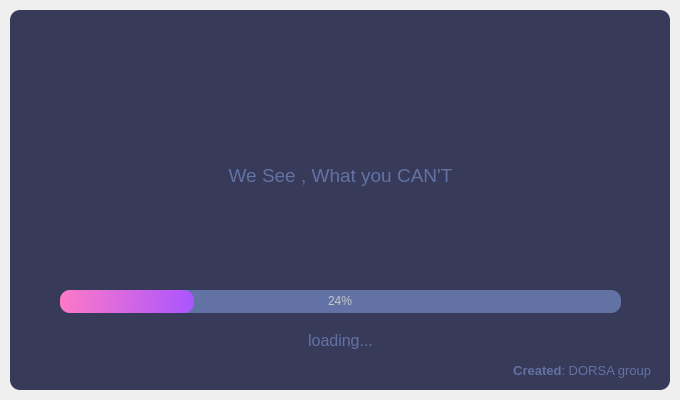
<?xml version="1.0" encoding="UTF-8"?>
<ui version="4.0">
 <class>SplashScreen</class>
 <widget class="QMainWindow" name="SplashScreen">
  <property name="geometry">
   <rect>
    <x>0</x>
    <y>0</y>
    <width>680</width>
    <height>400</height>
   </rect>
  </property>
  <property name="windowTitle">
   <string>MainWindow</string>
  </property>
  <widget class="QWidget" name="centralwidget">
   <layout class="QVBoxLayout" name="verticalLayout">
    <property name="spacing">
     <number>0</number>
    </property>
    <property name="leftMargin">
     <number>10</number>
    </property>
    <property name="topMargin">
     <number>10</number>
    </property>
    <property name="rightMargin">
     <number>10</number>
    </property>
    <property name="bottomMargin">
     <number>10</number>
    </property>
    <item>
     <widget class="QFrame" name="dropShadowFrame">
      <property name="styleSheet">
       <string notr="true">QFrame {	
	background-color: rgb(56, 58, 89);	
	color: rgb(220, 220, 220);
	border-radius: 10px;
}</string>
      </property>
      <property name="frameShape">
       <enum>QFrame::StyledPanel</enum>
      </property>
      <property name="frameShadow">
       <enum>QFrame::Raised</enum>
      </property>
      <widget class="QLabel" name="label_title">
       <property name="geometry">
        <rect>
         <x>200</x>
         <y>60</y>
         <width>281</width>
         <height>61</height>
        </rect>
       </property>
       <property name="font">
        <font>
         <family>Segoe UI</family>
         <pointsize>40</pointsize>
        </font>
       </property>
       <property name="styleSheet">
        <string notr="true">color: rgb(254, 121, 199);</string>
       </property>
       <property name="text">
        <string/>
       </property>
       <property name="pixmap">
        <pixmap>images/dorsa2.png</pixmap>
       </property>
       <property name="scaledContents">
        <bool>true</bool>
       </property>
       <property name="alignment">
        <set>Qt::AlignCenter</set>
       </property>
      </widget>
      <widget class="QLabel" name="label_description">
       <property name="geometry">
        <rect>
         <x>0</x>
         <y>150</y>
         <width>661</width>
         <height>31</height>
        </rect>
       </property>
       <property name="font">
        <font>
         <family>Segoe UI</family>
         <pointsize>14</pointsize>
        </font>
       </property>
       <property name="styleSheet">
        <string notr="true">color: rgb(98, 114, 164);</string>
       </property>
       <property name="text">
        <string>&lt;html&gt;&lt;head/&gt;&lt;body&gt;&lt;p&gt;We See , What you CAN'T&lt;/p&gt;&lt;/body&gt;&lt;/html&gt;</string>
       </property>
       <property name="alignment">
        <set>Qt::AlignCenter</set>
       </property>
      </widget>
      <widget class="QProgressBar" name="progressBar">
       <property name="geometry">
        <rect>
         <x>50</x>
         <y>280</y>
         <width>561</width>
         <height>23</height>
        </rect>
       </property>
       <property name="styleSheet">
        <string notr="true">QProgressBar {
	
	background-color: rgb(98, 114, 164);
	color: rgb(200, 200, 200);
	border-style: none;
	border-radius: 10px;
	text-align: center;
}
QProgressBar::chunk{
	border-radius: 10px;
	background-color: qlineargradient(spread:pad, x1:0, y1:0.511364, x2:1, y2:0.523, stop:0 rgba(254, 121, 199, 255), stop:1 rgba(170, 85, 255, 255));
}</string>
       </property>
       <property name="value">
        <number>24</number>
       </property>
      </widget>
      <widget class="QLabel" name="label_loading">
       <property name="geometry">
        <rect>
         <x>0</x>
         <y>320</y>
         <width>661</width>
         <height>21</height>
        </rect>
       </property>
       <property name="font">
        <font>
         <family>Segoe UI</family>
         <pointsize>12</pointsize>
        </font>
       </property>
       <property name="styleSheet">
        <string notr="true">color: rgb(98, 114, 164);</string>
       </property>
       <property name="text">
        <string>loading...</string>
       </property>
       <property name="alignment">
        <set>Qt::AlignCenter</set>
       </property>
      </widget>
      <widget class="QLabel" name="label_credits">
       <property name="geometry">
        <rect>
         <x>20</x>
         <y>350</y>
         <width>621</width>
         <height>21</height>
        </rect>
       </property>
       <property name="font">
        <font>
         <family>Segoe UI</family>
         <pointsize>10</pointsize>
        </font>
       </property>
       <property name="styleSheet">
        <string notr="true">color: rgb(98, 114, 164);</string>
       </property>
       <property name="text">
        <string>&lt;html&gt;&lt;head/&gt;&lt;body&gt;&lt;p&gt;&lt;span style=&quot; font-weight:600;&quot;&gt;Created&lt;/span&gt;: DORSA group&lt;/p&gt;&lt;/body&gt;&lt;/html&gt;</string>
       </property>
       <property name="alignment">
        <set>Qt::AlignRight|Qt::AlignTrailing|Qt::AlignVCenter</set>
       </property>
      </widget>
     </widget>
    </item>
   </layout>
  </widget>
 </widget>
 <resources/>
 <connections/>
</ui>
